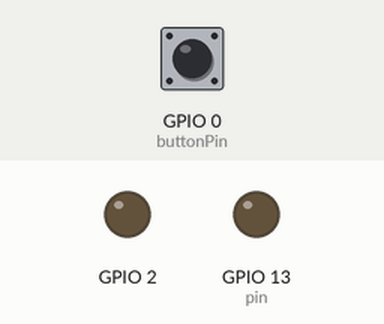
Bench run of a sketch on a simulated ESP8266 (NodeMCU). Parts: output pins drawn as LEDs (lit = HIGH, except the on-board LED, lit = LOW). The test bench sets the inputs (shaded band); at power-on: GPIO 0 (buttonPin) HIGH. WiFi joins after 1.5 s; servers stay silent unless stated; uploads are accepted with an empty reply; what the sketch prints to the serial monitor is not drawn.

Above: at 2.7 s.
2.8 s: GPIO 0 (buttonPin) pulled LOW for 2.1 s
At 3.8 s:
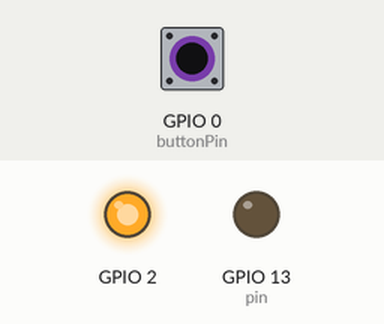
Timing chart, 0 to 5.8 s (numbered marks = the images above; inputs shaded):
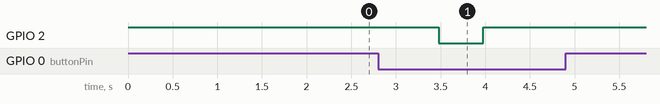

The sketch:

json_LED.ino
```cpp
#include <ESP8266WiFi.h>
#include <ArduinoJson.h>

const char* ssid     = "*****";
const char* password = "******";

const char* host     = "*******"; // Your domain
String path          = "/ESP8266/light.json";
String path2         = "/ESP8266/ESPCONTROL.php";
const int pin        = 13;
const int buttonPin = 0;
boolean switchState;


void setup() {
  pinMode(pin, OUTPUT);
 // pinMode(pin, LOW);
  pinMode(buttonPin, INPUT);
  digitalWrite(buttonPin, HIGH);
  pinMode(BUILTIN_LED, OUTPUT);
  digitalWrite(BUILTIN_LED, HIGH);
  Serial.begin(115200);

  delay(10);
  Serial.print("Connecting to ");
  Serial.println(ssid);

  WiFi.begin(ssid, password);
  int wifi_ctr = 0;
  while (WiFi.status() != WL_CONNECTED) {
    delay(500);
    Serial.print(".");
  }

  Serial.println("WiFi connected");
 //delay(1000);
 Serial.println("IP address: ");
 Serial.print(WiFi.localIP());
}

void loop() {

    WiFiClient client;
   Serial.print("connecting to ");
  Serial.println(host);

   const int httpPort = 80;
  if (!client.connect(host, httpPort)) {
    Serial.println("connection failed");
    return;
  }

   //button read
   int reading = digitalRead(buttonPin);

    if (reading == LOW)
    {
    Serial.println("button pressed");
    digitalWrite(BUILTIN_LED, LOW);

      if (switchState == HIGH)
        {
      client.print(String("GET ") + path2 + "?light=off" + " HTTP/1.1\r\n" +
               "Host: " + host + "\r\n" +
               "Connection: keep-alive\r\n\r\n");
      Serial.println("turning LED OFF");
      delay(500); // wait for server to respond
        }
      if (switchState == LOW)
       {
        client.print(String("GET ") + path2 + "?light=on" + " HTTP/1.1\r\n" +
               "Host: " + host + "\r\n" +
               "Connection: keep-alive\r\n\r\n");
      Serial.println("turning LED ON");
      delay(500); // wait for server to respond
       }
      digitalWrite(BUILTIN_LED, HIGH);
      delay(500);
    }
  //button read end
  client.print(String("GET ") + path + " HTTP/1.1\r\n" +
               "Host: " + host + "\r\n" +
               "Connection: keep-alive\r\n\r\n");

  delay(500); // wait for server to respond

  // read response
  String section="header";
  while(client.available()){
    String line = client.readStringUntil('\r');
    // Serial.print(line);
    // we’ll parse the HTML body here
    if (section=="header") { // headers..
      Serial.print(".");
      if (line=="\n") { // skips the empty space at the beginning
        section="json";
      }
    }
    else if (section=="json") {  // print the good stuff
      section="ignore";
      String result = line.substring(1);

      // Parse JSON
      int size = result.length() + 1;
      char json[size];
      result.toCharArray(json, size);
      StaticJsonBuffer<200> jsonBuffer;
      JsonObject& json_parsed = jsonBuffer.parseObject(json);
      if (!json_parsed.success())
      {
        Serial.println("parseObject() failed");
        return;
      }

      // Make the decision to turn off or on the LED
      if (strcmp(json_parsed["light"], "on") == 0) {
        digitalWrite(pin, HIGH);
        switchState = HIGH;
        Serial.println("LED ON");
      }
      else {
        digitalWrite(pin, LOW);
        switchState = LOW;
        Serial.println("led off");
      }
    }
  }
  Serial.print("closing connection. ");
}
```

Measured:
- after the input at 2.8 s, GPIO 2: HIGH → LOW after 0.68 s, → HIGH 0.50 s later
